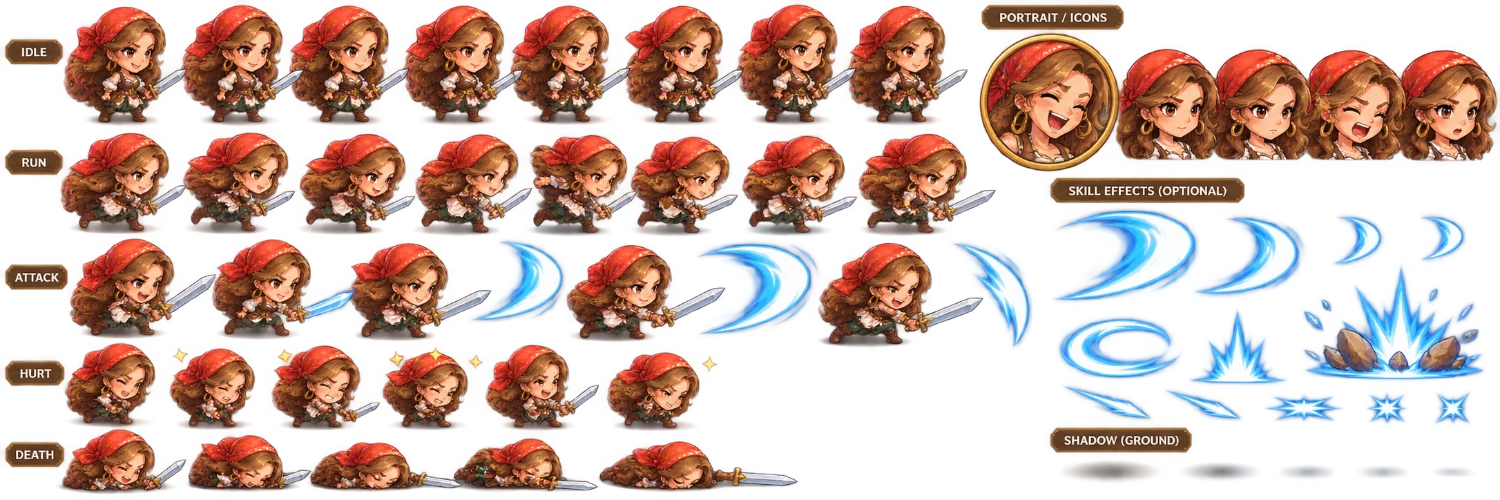
#> input picture CLASHBORN/assets/references/nexora_female_sheet_v2_source.png, 1500 x 500 px, found by its file name
$ python extract_female_sheet.py
#> lines starting #> are read from the running program, lines starting #| are printed output that depends on the picture; after the words box and inside, x2 and y2 are one past the last pixel; in counts of white or black regions, pixels touching at a corner belong together
#!/usr/bin/env python3
"""assets/references/nexora_female_sheet_source.png → kadın savaşçı kareleri (v2 sheet: gerçek alfa kanallı, kareler birbirine yakın).
Çıktı (erkekle aynı biçim): assets/characters/female/animations/<anim>_NN.png (+ layers/*_body|_fx.png), portre, gölge,
sağ paneldeki saf efektler → assets/effects/attacks/female_*.png, data/female_animations.json, manifest anahtarları female_*.
Çalıştır: cd CLASHBORN && python3 tools/extract_female_sheet.py
"""
import glob, json, os
import numpy as np
from PIL import Image
from scipy import ndimage as ndi

SRC = 'assets/references/nexora_female_sheet_v2_source.png'   # 1500×500, gerçek alfa kanallı
CANVAS = (280, 190); PIVOT = (100, 180); SCALE = 0.86   # kaynak kareler ≈ 105 px boy; oyunda ≈ 90 birim
AD = 'assets/characters/female/animations'; LD = f'{AD}/layers'; PD = 'assets/characters/female/portraits'; FD = 'assets/effects/attacks'
IM = np.asarray(Image.open(SRC).convert('RGBA')).astype(int); H, W = IM.shape[:2]
#> after `H, W = IM.shape[:2]`: H = 500; W = 1500
A = IM[..., :3]; AL = IM[..., 3] / 255.0
#> after `A = IM[..., :3]`:
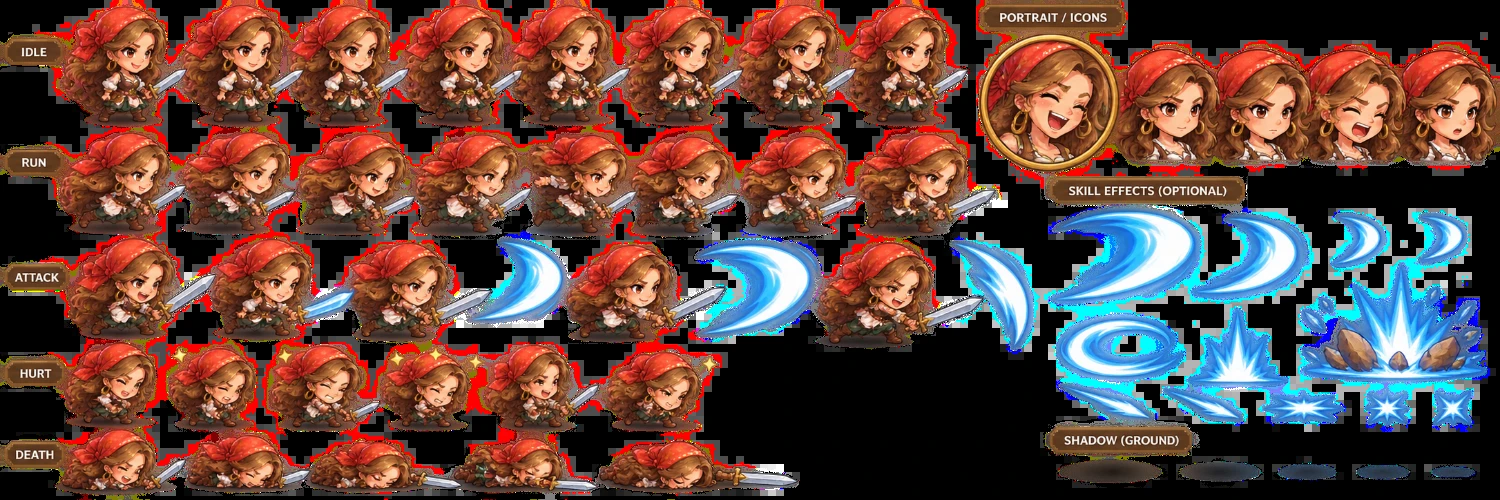
#> A: shape (500, 1500, 3) int64; mean R, G, B 101.9, 70.2, 62.9
mx = A.max(2); BLUE = (A[..., 2] - A[..., 0]).astype(float); LUM = A.mean(2)
#> after `mx = A.max(2)`:
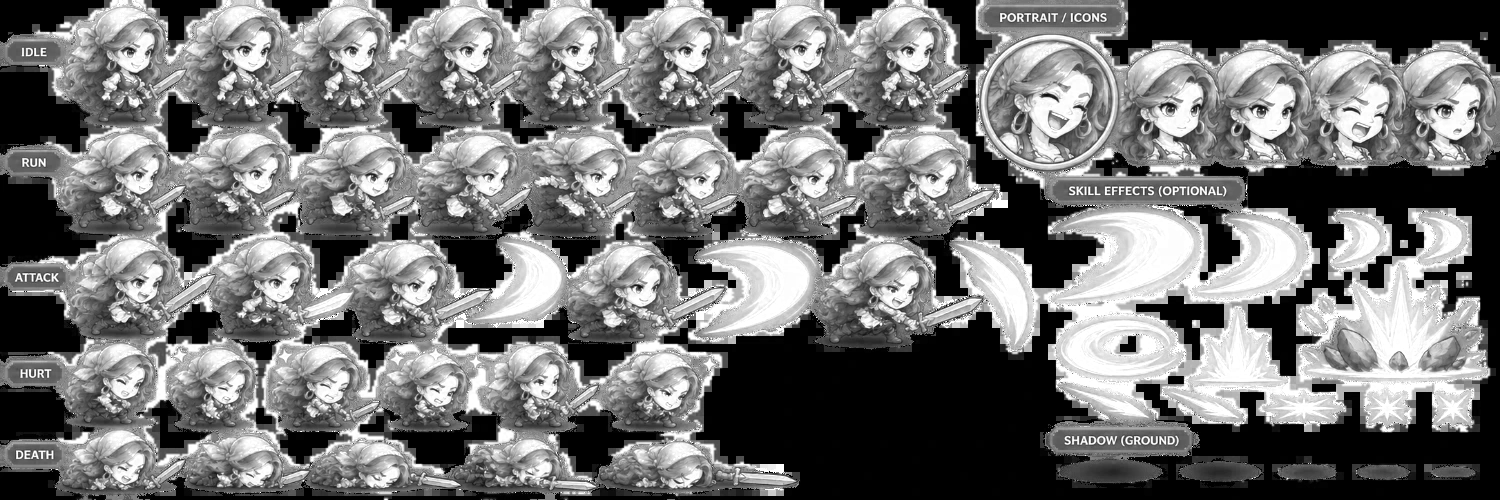
#> mx: shape (500, 1500) int64; min 0, max 255, mean 116.9
#> after `BLUE = (A[..., 2] - A[..., 0]).astype(float)`:
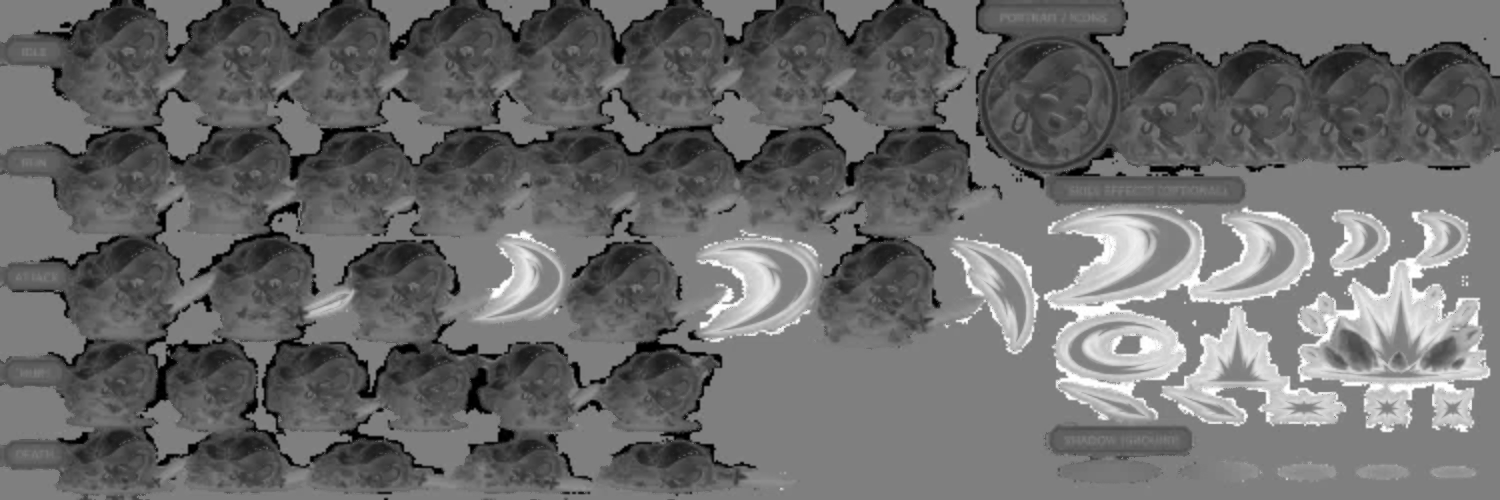
#> BLUE: shape (500, 1500) float64; min -255, max 255, mean -39; drawn with min black and max white
#> after `LUM = A.mean(2)`:
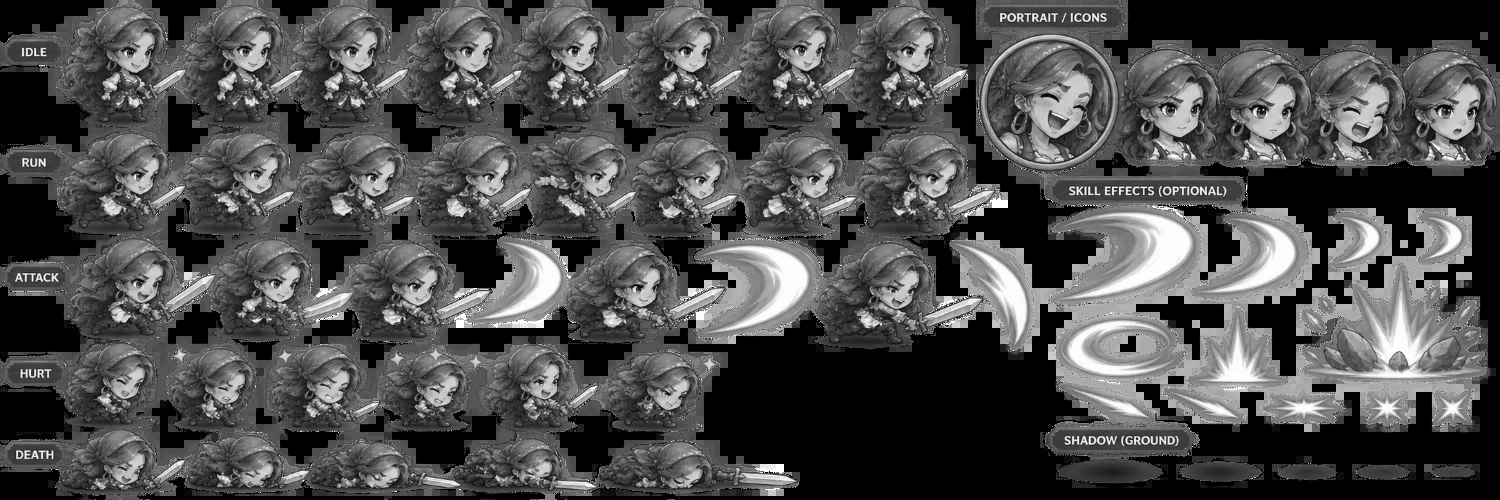
#> LUM: shape (500, 1500) float64; min 0, max 255, mean 78.3
fg = AL > 0.25
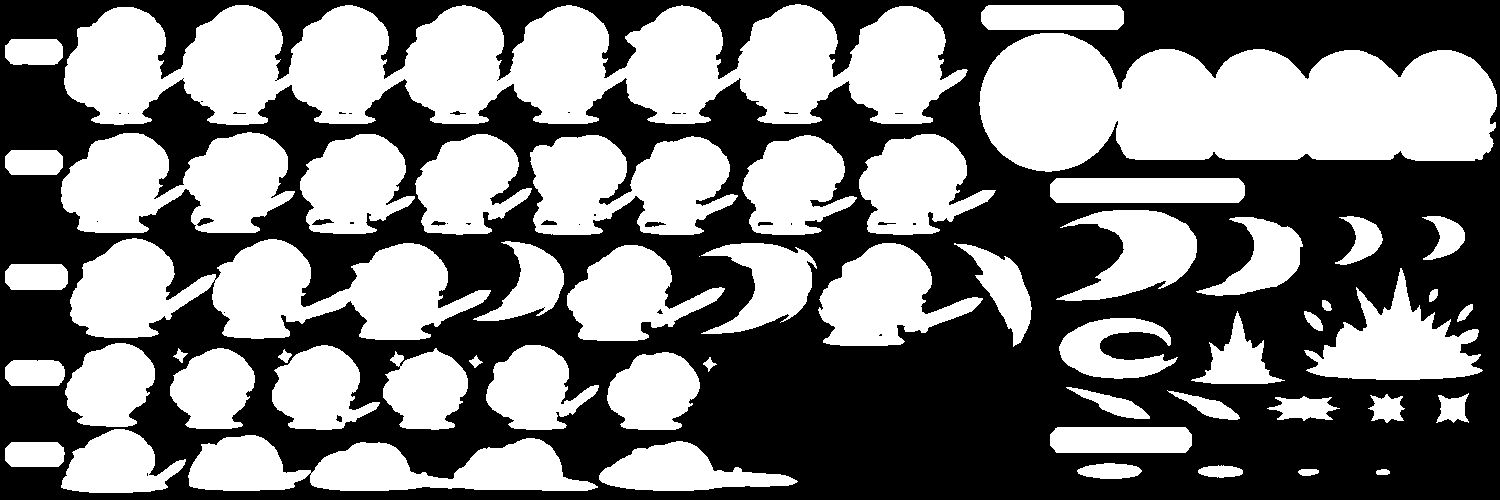
#> fg: shape (500, 1500) bool; 47.6% white; 56 white regions (1 under 20 px), largest, box (x1, y1, x2, y2) and area: (64, 4, 968, 125) 74175, (979, 33, 1497, 172) 53099, (70, 238, 491, 340) 24904
fg[:, :62] = False                                                       # sol etiket sütunu
fg = ndi.binary_opening(fg, iterations=1)
#> fg: shape (500, 1500) bool; 46.6% white; 54 white regions (1 under 20 px), largest, box (x1, y1, x2, y2) and area: (64, 4, 968, 125) 74120, (979, 33, 1497, 172) 53094, (70, 238, 491, 340) 24882
EFFECT = fg & (BLUE > 40) & (A[..., 2] > 150)                             # mavi efekt
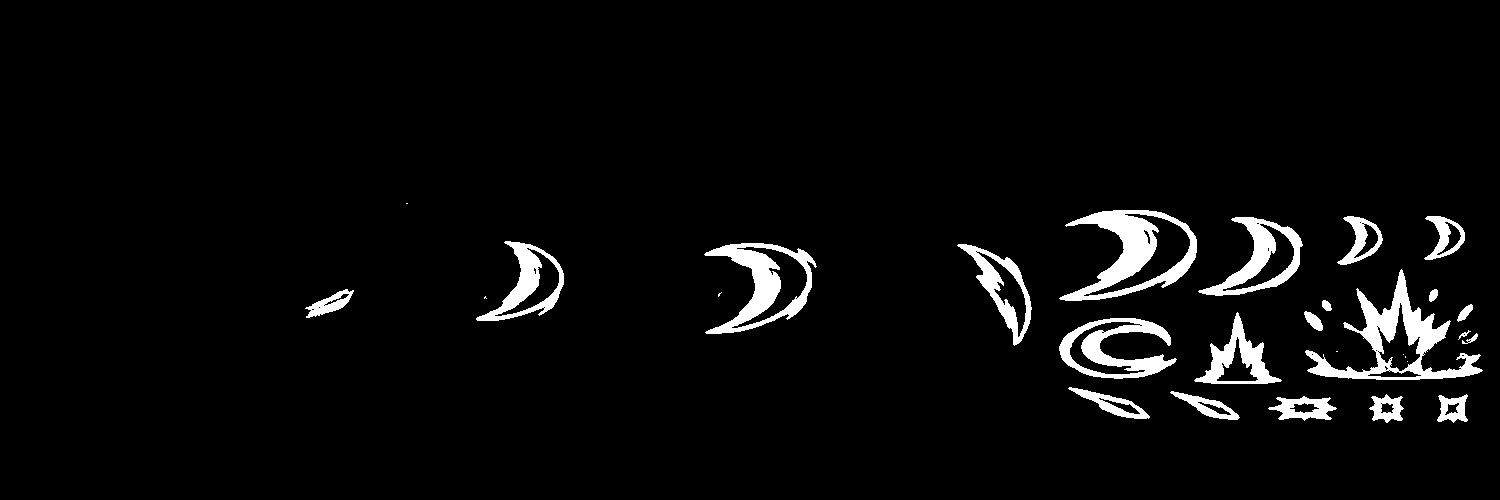
#> EFFECT: shape (500, 1500) bool; 4.2% white; 29 white regions (7 under 20 px), largest, box (x1, y1, x2, y2) and area: (1305, 269, 1483, 380) 5015, (1059, 210, 1197, 301) 4642, (704, 243, 817, 334) 3647
alpha = AL.copy()
RGB = A.astype(np.uint8)

def rgba(x0, y0, x1, y1, mask=None):
    al = alpha[y0:y1, x0:x1] if mask is None else np.where(mask, alpha[y0:y1, x0:x1], 0)
    return np.dstack([RGB[y0:y1, x0:x1], (al * 255).astype(np.uint8)])

def trim(arr):
    ys, xs = np.where(arr[..., 3] > 8)
    return None if len(ys) == 0 else arr[ys.min():ys.max() + 1, xs.min():xs.max() + 1]

# anim: (y0, y1, kare merkezleri, FPS, loop)
ROWS = {
    'idle':   (0, 130, [118, 231, 344, 457, 570, 683, 796, 909], 8, True),
    'run':    (130, 236, [118, 231, 344, 457, 570, 683, 796, 909], 14, True),
    'attack': (236, 346, [130, 270, 440, 660, 900], 7, False),
    'hurt':   (346, 430, [108, 215, 325, 440, 555, 670], 9, False),
    'death':  (430, 500, [110, 255, 395, 545, 710], 6, False),
}
def cuts(y0, y1, centers):
    cs = fg[y0:y1].sum(0).astype(float)
    c = [max(62, centers[0] - 70)]
    for a, b in zip(centers, centers[1:]):
        mid = (a + b) // 2; lo, hi = mid - 28, mid + 28
        c.append(lo + int(np.argmin(cs[lo:hi])))
    c.append(min(975, centers[-1] + 90)); return c

def place(arr, cx, ground):
    cv = np.zeros((CANVAS[1], CANVAS[0], 4), np.uint8)
    ox, oy = PIVOT[0] - int(round(cx)), PIVOT[1] - int(round(ground)); h, w = arr.shape[:2]
    y0, y1 = max(0, -oy), min(h, CANVAS[1] - oy); x0, x1 = max(0, -ox), min(w, CANVAS[0] - ox)
    if y1 > y0 and x1 > x0: cv[y0 + oy:y1 + oy, x0 + ox:x1 + ox] = arr[y0:y1, x0:x1]
    return cv

for d in (AD, LD, PD):
    os.makedirs(d, exist_ok=True)
    for f in glob.glob(f'{d}/*.png'): os.remove(f)
meta = {'canvas': list(CANVAS), 'pivot': list(PIVOT), 'facing': 'right', 'scale': SCALE, 'animations': {}, 'fxAnchor': {}}
#> (the run stopped early here; a loop or call above may not have finished)
